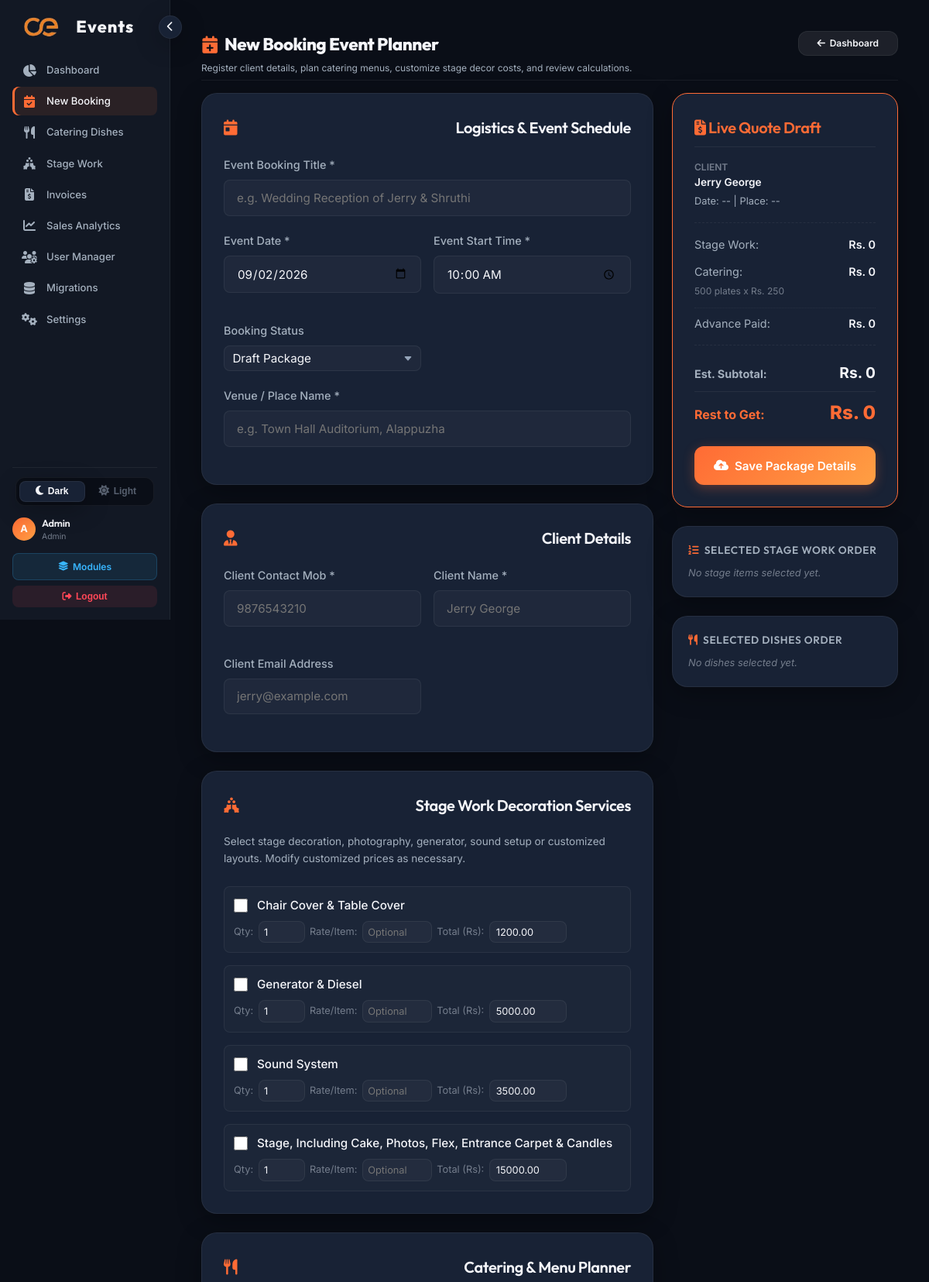
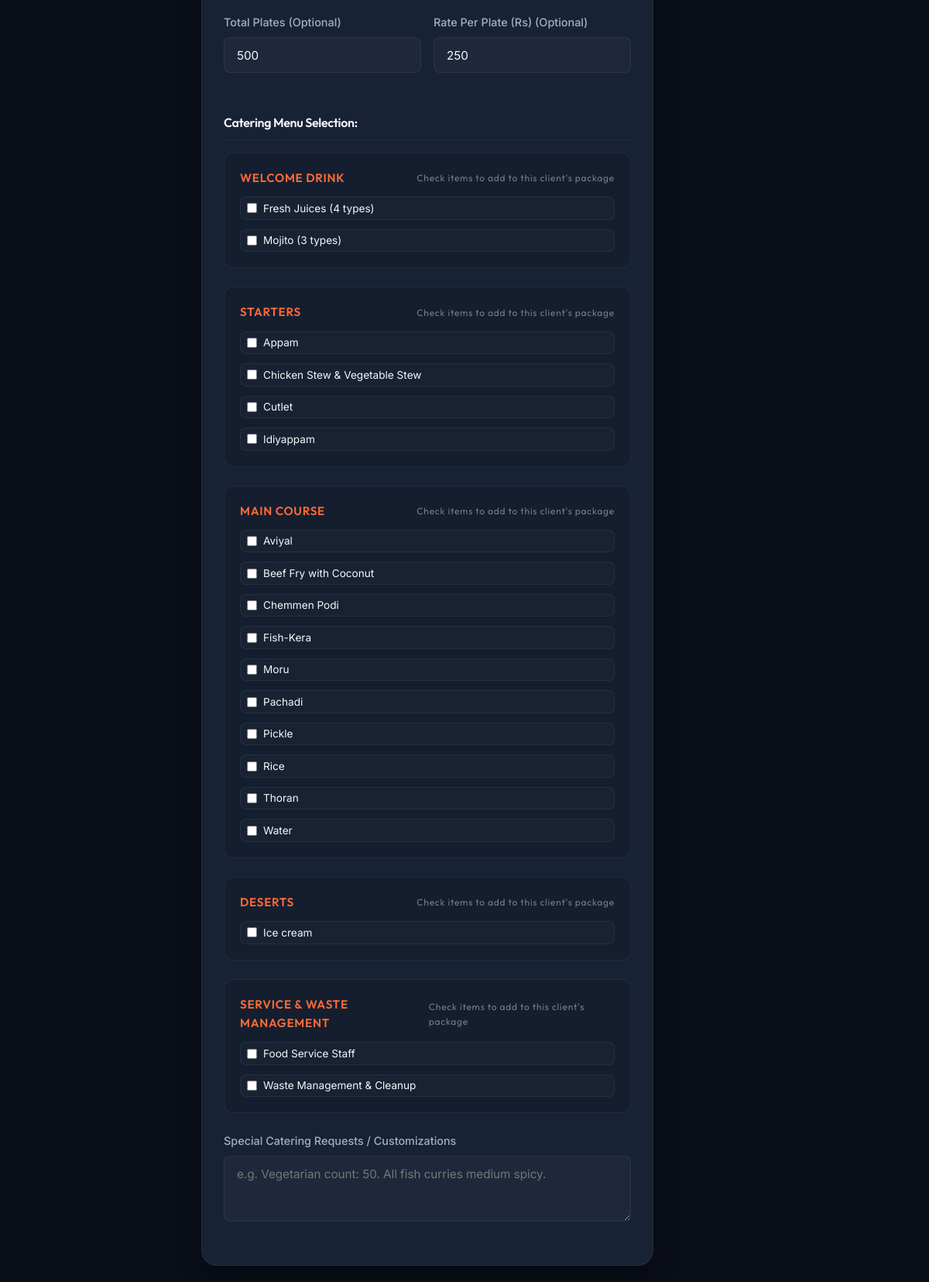
Screenshot of /admin/event-form.php (signed in, upper part) with the database file from the repository (2 pictures, top to bottom).
### tables this page shows
CREATE TABLE IF NOT EXISTS `stage_items` (
    `id` INT AUTO_INCREMENT PRIMARY KEY,
    `item_name` VARCHAR(150) NOT NULL,
    `default_price` DECIMAL(10,2) DEFAULT 0.00,
    `description` TEXT,
    `created_at` TIMESTAMP DEFAULT CURRENT_TIMESTAMP
);

CREATE TABLE IF NOT EXISTS `menu_categories` (
    `id` INT AUTO_INCREMENT PRIMARY KEY,
    `category_name` VARCHAR(100) NOT NULL UNIQUE,
    `display_order` INT DEFAULT 0
);

CREATE TABLE IF NOT EXISTS `dishes` (
    `id` INT AUTO_INCREMENT PRIMARY KEY,
    `category_id` INT NOT NULL,
    `dish_name` VARCHAR(150) NOT NULL,
    `description` TEXT,
    FOREIGN KEY (`category_id`) REFERENCES `menu_categories`(`id`) ON DELETE CASCADE
);

### admin/event-form.php (the view, shortened to what the rows shown need)
<?php
require_once __DIR__ . '/../includes/header.php';
$db = get_db_connection();
$event_id = isset($_GET['id']) ? (int)$_GET['id'] : 0;
$is_edit = ($event_id > 0);
$event_data = [
    'title' => '',
    'client_name' => '',
    'client_phone' => '',
    'client_email' => '',
    'event_date' => $_GET['date'] ?? date('Y-m-d'),
    'event_time' => '10:00:00',
    'venue' => '',
    'status' => 'draft'
];
$selected_stage_items = [];
$selected_dishes = [];
$all_stage_items = $db->query("SELECT * FROM stage_items ORDER BY item_name ASC")->fetchAll();
$all_categories = $db->query("SELECT * FROM menu_categories ORDER BY display_order ASC")->fetchAll();
$all_dishes = $db->query("SELECT * FROM dishes ORDER BY dish_name ASC")->fetchAll();
$dishes_by_category = [];
foreach ($all_dishes as $dish) {
    $dishes_by_category[$dish['category_id']][] = $dish;
}
?>
<div class="content-header" style="margin-bottom: 1rem; padding-bottom: 0.35rem; border-bottom: 1px solid var(--border-color); flex-shrink: 0; display: flex; justify-content: space-between; align-items: flex-start;">
    <div class="header-title">
        <h1 style="display:flex; align-items:center; gap:0.5rem; font-size:1.4rem; font-weight:800; color:var(--text-primary); margin:0;">
            <i class="fa-solid fa-calendar-plus" style="color:var(--accent-color);"></i>
            <?= $is_edit ? 'Modify Booking: ' . h($event_data['title']) : 'New Booking Event Planner' ?>
        </h1>
    </div>
</div>
<form action="" method="POST" id="eventForm">
    <div style="display: grid; grid-template-columns: 2fr 1fr; gap: 1.5rem; align-items: start;">
        <div style="display: flex; flex-direction: column; gap: 1.5rem;">
            <div class="card">
                <div style="display: flex; flex-direction: column; gap: 1rem;">
                    <?php foreach ($all_stage_items as $item): ?>
                        <?php
                        $is_checked = isset($selected_stage_items[$item['id']]);
                        $item_data = $selected_stage_items[$item['id']] ?? null;
                        $price_val = $is_checked ? $item_data['price'] : $item['default_price'];
                        $qty_val = $is_checked ? ($item_data['quantity'] ?? 1) : 1;
                        $unit_val = ($is_checked && isset($item_data['unit_price'])) ? $item_data['unit_price'] : '';
                        ?>
                        <div style="display: flex; align-items: center; justify-content: space-between; padding: 0.75rem; background: rgba(255,255,255,0.02); border-radius: var(--border-radius-sm); border: 1px solid var(--border-color); flex-wrap: wrap; gap: 0.5rem;">
                            <label style="display: flex; align-items: center; gap: 0.75rem; cursor: pointer; flex: 1; min-width: 180px;">
                                <input type="checkbox" value="<?= $item['id'] ?>" class="stage-chk" <?= $is_checked ? 'checked' : '' ?> onchange="toggleStageSelection(this)" style="width: 18px; height: 18px; accent-color: var(--accent-color);">
                                <span style="font-weight: 500; font-size: 0.95rem;"><?= h($item['item_name']) ?></span>
                            </label>
                            <div style="display: flex; align-items: center; gap: 0.4rem; flex-wrap: wrap;">
                                <span style="font-size: 0.8rem; color: var(--text-muted);">Qty:</span>
                                <input type="number" min="1" name="stage_quantities[<?= $item['id'] ?>]" value="<?= $qty_val ?>" class="form-control stage-qty" style="width: 60px; padding: 0.35rem 0.4rem; font-size: 0.8rem;" oninput="updateStageRowTotal(<?= $item['id'] ?>)">
                                <span style="font-size: 0.8rem; color: var(--text-muted);">Rate/Item:</span>
                                <input type="number" step="0.01" min="0" name="stage_unit_prices[<?= $item['id'] ?>]" value="<?= $unit_val ?>" placeholder="Optional" class="form-control stage-unit-price" style="width: 90px; padding: 0.35rem 0.4rem; font-size: 0.8rem;" oninput="updateStageRowTotal(<?= $item['id'] ?>)">
                                <span style="font-size: 0.8rem; color: var(--text-muted);">Total (Rs):</span>
                                <input type="number" step="0.01" name="stage_custom_prices[<?= $item['id'] ?>]" value="<?= $price_val ?>" class="form-control stage-price" style="width: 100px; padding: 0.35rem 0.5rem; font-size: 0.8rem;" oninput="calculateSummary()">
                            </div>
                        </div>
                    <?php endforeach; ?>
                </div>
            </div>
            <div class="card">
                <div style="display: flex; flex-direction: column; gap: 1.5rem;">
                    <?php foreach ($all_categories as $cat): ?>
                        <div style="border: 1px solid var(--border-color); border-radius: var(--border-radius-md); padding: 1.25rem; background: rgba(0,0,0,0.1);">
                            <h5 style="color: var(--accent-color); font-size: 0.95rem; text-transform: uppercase; margin-bottom: 0.75rem; letter-spacing: 0.05em; display: flex; align-items: center; justify-content: space-between;">
                                <span><?= h($cat['category_name']) ?></span>
                                <span style="font-size: 0.75rem; color: var(--text-muted); font-weight: normal; text-transform: none;">Check items to add to this client's package</span>
                            </h5>
                            <?php if (empty($dishes_by_category[$cat['id']])): ?>
                                <p style="color: var(--text-muted); font-size: 0.85rem; font-style: italic;">No dishes in database for this category.</p>
                            <?php else: ?>
                                <div style="display: grid; grid-template-columns: repeat(auto-fill, minmax(240px, 1fr)); gap: 0.75rem;">
                                    <?php foreach ($dishes_by_category[$cat['id']] as $dish): ?>
                                        <?php
                                        $is_checked = array_key_exists($dish['id'], $selected_dishes);
                                        ?>
                                        <div style="display: flex; align-items: center; justify-content: space-between; padding: 0.35rem 0.5rem; background: rgba(255,255,255,0.02); border-radius: var(--border-radius-sm); border: 1px solid var(--border-color); gap: 0.35rem;">
                                            <label style="display: flex; align-items: center; gap: 0.5rem; cursor: pointer; font-size: 0.85rem; flex: 1; margin: 0;">
                                                <input type="checkbox" value="<?= $dish['id'] ?>" class="dish-chk" <?= $is_checked ? 'checked' : '' ?> style="accent-color: var(--accent-color);" data-dishname="<?= h($dish['dish_name']) ?>" data-category="<?= h($cat['category_name']) ?>" onchange="toggleDishSelection(this)">
                                                <span style="line-height: 1.2;"><?= h($dish['dish_name']) ?></span>
                                            </label>
                                        </div>
                                    <?php endforeach; ?>
                                </div>
                            <?php endif; ?>
                        </div>
                    <?php endforeach; ?>
                </div>
            </div>
        </div>
    </div>
</form>
<?php
require_once __DIR__ . '/../includes/footer.php';
?>

### rows the page displays
stage_items: item_name "Chair Cover & Table Cover", id "1", default_price "1200.00"
stage_items: item_name "Generator & Diesel", id "1", default_price "5000.00"
stage_items: item_name "Sound System", id "1", default_price "3500.00"
stage_items: item_name "Stage, Including Cake, Photos, Flex, Entrance Carpet & Candles", id "1", default_price "15000.00"
menu_categories: category_name "WELCOME DRINK"
dishes: dish_name "Fresh Juices (4 types)"
dishes: dish_name "Mojito (3 types)"
menu_categories: category_name "STARTERS"
dishes: dish_name "Appam"
dishes: dish_name "Chicken Stew & Vegetable Stew"
dishes: dish_name "Cutlet"
dishes: dish_name "Idiyappam"
menu_categories: category_name "MAIN COURSE"
dishes: dish_name "Aviyal"
dishes: dish_name "Beef Fry with Coconut"
dishes: dish_name "Chemmen Podi"
dishes: dish_name "Fish-Kera"
dishes: dish_name "Moru"
dishes: dish_name "Pachadi"
dishes: dish_name "Pickle"
dishes: dish_name "Rice"
dishes: dish_name "Thoran"
dishes: dish_name "Water"
menu_categories: category_name "DESERTS"
dishes: dish_name "Ice cream"
menu_categories: category_name "SERVICE & WASTE MANAGEMENT"
dishes: dish_name "Food Service Staff"
dishes: dish_name "Waste Management & Cleanup"

### other values shown
substr($_SESSION['admin_username'], 0, 1) "A"
$_SESSION['admin_username'] "Admin"
$_SESSION['admin_role'] "Admin"
